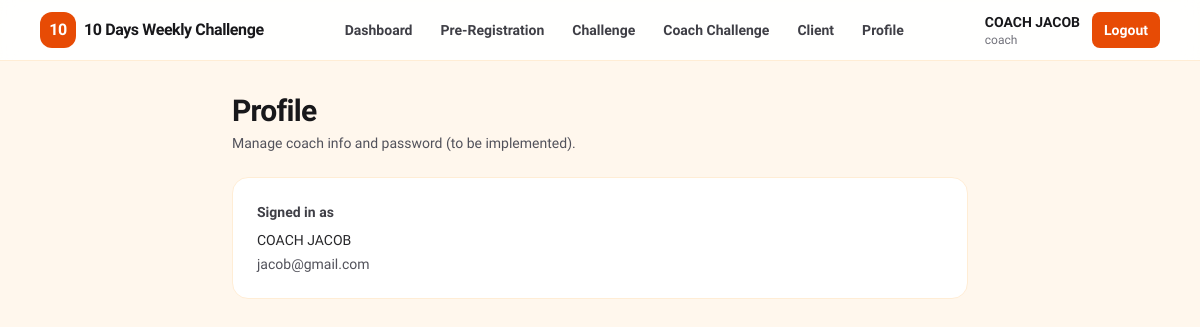
Screenshot of /coach/profile.php (signed in) with the database file from the repository.
### tables this page shows
CREATE TABLE IF NOT EXISTS users (
  id INT UNSIGNED NOT NULL AUTO_INCREMENT,
  name VARCHAR(100) NOT NULL,
  email VARCHAR(190) NOT NULL,
  role ENUM('coach','admin') NOT NULL,
  password_hash VARCHAR(255) NOT NULL,
  is_active TINYINT(1) NOT NULL DEFAULT 1,
  created_at TIMESTAMP NOT NULL DEFAULT CURRENT_TIMESTAMP,
  updated_at TIMESTAMP NOT NULL DEFAULT CURRENT_TIMESTAMP ON UPDATE CURRENT_TIMESTAMP,
  PRIMARY KEY (id),
  UNIQUE KEY uniq_users_email (email)
);

### app/helpers.php (called while the page is built, shortened)
<?php
function app_config($key, $default = null)
{
    $config = isset($GLOBALS['app_config']) ? $GLOBALS['app_config'] : [];
    $segments = explode('.', (string) $key);
    $value = $config;
    foreach ($segments as $segment) {
        $value = $value[$segment];
    }
    return $value;
}
function url($path = '')
{
    $base = rtrim((string) app_config('app.base_url', ''), '/');
    $path = '/' . ltrim((string) $path, '/');
    return $base . $path;
}
function h($value)
{
    return htmlspecialchars((string) $value, ENT_QUOTES, 'UTF-8');
}

### app/db.php (called while the page is built)
<?php
function db()
{
    static $pdo;
    if ($pdo instanceof PDO) {
        return $pdo;
    }
    $host = (string) app_config('db.host');
    $port = (int) app_config('db.port');
    $database = (string) app_config('db.database');
    $username = (string) app_config('db.username');
    $password = (string) app_config('db.password');
    $charset = (string) app_config('db.charset', 'utf8mb4');
    $dsn = 'mysql:host=' . $host . ';port=' . $port . ';dbname=' . $database . ';charset=' . $charset;
    $pdo = new PDO($dsn, $username, $password, [
        PDO::ATTR_ERRMODE => PDO::ERRMODE_EXCEPTION,
        PDO::ATTR_DEFAULT_FETCH_MODE => PDO::FETCH_ASSOC,
    ]);
    return $pdo;
}
function db_has_column($table, $column)
{
    try {
        $database = (string) app_config('db.database');
        $stmt = db()->prepare('SELECT COUNT(*) AS c FROM information_schema.COLUMNS WHERE TABLE_SCHEMA = ? AND TABLE_NAME = ? AND COLUMN_NAME = ?');
        $stmt->execute([$database, (string) $table, (string) $column]);
        $row = $stmt->fetch();
        return $row ? ((int) $row['c'] > 0) : false;
    } catch (Throwable $e) {
        return false;
    }
}

### app/auth.php (called while the page is built, shortened)
<?php
function auth_user()
{
    $select = 'SELECT id, name, email, role' . (db_has_column('users', 'is_active') ? ', is_active' : '') . ' FROM users WHERE id = ? LIMIT 1';
    $stmt = db()->prepare($select);
    $stmt->execute([$_SESSION['user_id']]);
    $user = $stmt->fetch();
    return $user ?: null;
}

### coach/profile.php (the view, shortened to what this page needs)
<?php
require __DIR__ . '/../partials/layout_top.php';
require __DIR__ . '/../partials/nav.php';
$user = auth_user();
?>
<main class="mx-auto max-w-3xl px-4 py-8">
    <div class="mb-6">
        <h1 class="text-3xl font-extrabold tracking-tight">Profile</h1>
        <p class="mt-1 text-sm text-zinc-600">Manage coach info and password (to be implemented).</p>
    </div>
    <div class="rounded-2xl border border-orange-100 bg-white p-6">
        <div class="text-sm font-semibold text-zinc-700">Signed in as</div>
        <div class="mt-2 text-sm text-zinc-800"><?= h($user['name'] ?? '-') ?></div>
        <div class="mt-1 text-sm text-zinc-600"><?= h($user['email'] ?? '-') ?></div>
    </div>
</main>
<?php require __DIR__ . '/../partials/layout_bottom.php'; ?>

### partials/nav.php (shortened to what this page needs)
<?php
$user = auth_user();
$role = $user ? $user['role'] : null;
$nav = [];
if ($role === 'coach') {
    $nav = [
        ['Dashboard', url('/coach/dashboard.php')],
        ['Pre-Registration', url('/coach/pre_registration.php')],
        ['Challenge', url('/coach/challenge.php')],
        ['Coach Challenge', url('/coach/coach_challenge.php')],
        ['Client', url('/coach/clients.php')],
        ['Profile', url('/coach/profile.php')],
    ];
}
?>
<?php if ($role === 'admin' && $user): ?>
    <div class="min-h-screen bg-orange-50">
        <div class="flex min-h-screen">
            <aside class="sticky top-0 hidden h-screen w-72 shrink-0 overflow-y-auto border-r border-orange-100 bg-white lg:flex lg:flex-col">
                <div class="flex items-center gap-2 px-6 py-5">
                    <a href="<?= h(url('/index.php')) ?>" class="flex items-center gap-2 font-extrabold tracking-tight">
                        <span class="inline-flex h-9 w-9 items-center justify-center rounded-xl bg-molten text-white">10</span>
                        <span>Admin Panel</span>
                    </a>
                </div>
                <div class="px-6 pb-4">
                    <div class="text-sm font-semibold text-zinc-800"><?= h($user['name']) ?></div>
                    <div class="text-xs text-zinc-500"><?= h($user['email']) ?></div>
                </div>
                <nav class="flex-1 px-3 pb-6">
                    <?php foreach ($nav as $item): ?>
                        <a href="<?= h($item[1]) ?>" class="mb-1 block rounded-xl px-4 py-3 text-sm font-semibold text-zinc-700 hover:bg-orange-50 hover:text-molten">
                            <?= h($item[0]) ?>
                        </a>
                    <?php endforeach; ?>
                </nav>
                <div class="border-t border-orange-100 p-4">
                    <a href="<?= h(url('/auth/logout.php')) ?>" class="block rounded-xl bg-molten px-4 py-3 text-center text-sm font-extrabold text-white hover:bg-pumpkin">Logout</a>
                </div>
            </aside>
            <div class="flex min-w-0 flex-1 flex-col">
                <header class="sticky top-0 z-50 border-b border-orange-100 bg-white/90 backdrop-blur">
                    <div class="mx-auto flex max-w-6xl items-center justify-between gap-4 px-4 py-3">
                        <div class="flex items-center gap-3">
                            <a href="<?= h(url('/index.php')) ?>" class="flex items-center gap-2 font-extrabold tracking-tight lg:hidden">
                                <span class="inline-flex h-9 w-9 items-center justify-center rounded-xl bg-molten text-white">10</span>
                                <span class="hidden sm:inline">Admin Panel</span>
                            </a>
                            <div class="hidden sm:flex flex-col leading-tight">
                                <span class="text-sm font-semibold"><?= h($user['name']) ?></span>
                                <span class="text-xs text-zinc-500"><?= h($user['role']) ?></span>
                            </div>
                        </div>
                        <a href="<?= h(url('/auth/logout.php')) ?>" class="rounded-lg bg-molten px-3 py-2 text-sm font-semibold text-white hover:bg-pumpkin lg:hidden">Logout</a>
                    </div>
                    <nav class="lg:hidden border-t border-orange-100 bg-white">
                        <div class="mx-auto flex max-w-6xl gap-1 overflow-x-auto px-2 py-2">
                            <?php foreach ($nav as $item): ?>
                                <a href="<?= h($item[1]) ?>" class="whitespace-nowrap rounded-lg px-3 py-2 text-sm font-semibold text-zinc-700 hover:bg-orange-50 hover:text-molten">
                                    <?= h($item[0]) ?>
                                </a>
                            <?php endforeach; ?>
                        </div>
                    </nav>
                </header>
                <div class="flex-1">
<?php else: ?>
    <header class="sticky top-0 z-50 border-b border-orange-100 bg-white/90 backdrop-blur">
        <div class="mx-auto flex max-w-6xl items-center justify-between gap-4 px-4 py-3">
            <a href="<?= h(url('/index.php')) ?>" class="flex items-center gap-2 font-extrabold tracking-tight">
                <span class="inline-flex h-9 w-9 items-center justify-center rounded-xl bg-molten text-white">10</span>
                <span class="hidden sm:inline">10 Days Weekly Challenge</span>
            </a>
            <nav class="hidden md:flex items-center gap-1">
                <?php foreach ($nav as $item): ?>
                    <a href="<?= h($item[1]) ?>" class="rounded-lg px-3 py-2 text-sm font-semibold text-zinc-700 hover:bg-orange-50 hover:text-molten">
                        <?= h($item[0]) ?>
                    </a>
                <?php endforeach; ?>
            </nav>
            <div class="flex items-center gap-3">
                <?php if ($user): ?>
                    <div class="hidden sm:flex flex-col leading-tight">
                        <span class="text-sm font-semibold"><?= h($user['name']) ?></span>
                        <span class="text-xs text-zinc-500"><?= h($user['role']) ?></span>
                    </div>
                    <a href="<?= h(url('/auth/logout.php')) ?>" class="rounded-lg bg-molten px-3 py-2 text-sm font-semibold text-white hover:bg-pumpkin">Logout</a>
                <?php endif; ?>
            </div>
        </div>
    </header>
<?php endif; ?>

### rows the page displays
users: name "COACH JACOB", role "coach", email "jacob@gmail.com"

### other values shown
$item[0] "Dashboard"
$item[0] "Pre-Registration"
$item[0] "Challenge"
$item[0] "Coach Challenge"
$item[0] "Client"
$item[0] "Profile"
